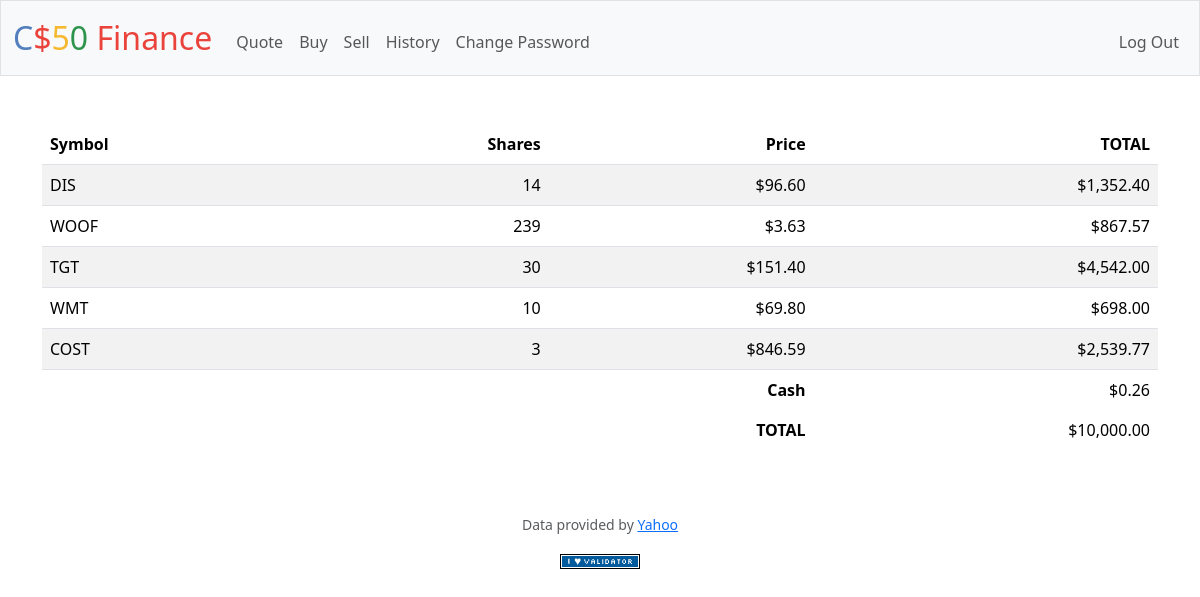
The app's page / (signed in) with its own data.
### tables this page shows
CREATE TABLE portfolio (
    id INTEGER PRIMARY KEY AUTOINCREMENT NOT NULL,
    user_id INTEGER NOT NULL,
    symbol TEXT NOT NULL,
    shares NUMERIC NOT NULL,
    price NUMERIC NOT NULL,
    total NUMERIC NOT NULL
);

### app.py (the view)
@app.route("/")
@login_required
def index():
    try:
        stocks, user_cash, total_account_value, _ = get_updated_stocks()
        return render_template("index.html", stocks=stocks, cash=user_cash, total=total_account_value,)
    except IndexError:
        return render_template("login.html")

### app.py (called while the page is built)
@app.after_request
def after_request(response):
    response.headers["Cache-Control"] = "no-cache, no-store, must-revalidate"
    response.headers["Expires"] = 0
    response.headers["Pragma"] = "no-cache"
    return response

### helpers.py (called while the page is built)
def login_required(f):
    @wraps(f)
    def decorated_function(*args, **kwargs):
        if session.get("user_id") is None:
            return redirect("/login")
        return f(*args, **kwargs)
    return decorated_function

def usd(value):
    return f"${value:,.2f}"

### templates/index.html (shortened to what this page needs)
{% extends "layout.html" %}
{% block main %}
        <table class="table table-striped">
            <thead>
                <tr>
                    <th class="text-start">Symbol</th>
                    <th class="text-end">Shares</th>
                    <th class="text-end">Price</th>
                    <th class="text-end">TOTAL</th>
                </tr>
            </thead>
            <tbody>
                {% for stock in stocks %}
                    <tr>
                        <td class="text-start">{{ stock.symbol }}</td>
                        <td class="text-end">{{ stock.shares }}</td>
                        <td class="text-end">{{ stock.price | usd }}</td>
                        <td class="text-end">{{ stock.total | usd }}</td>
                    </tr>
                {% endfor %}
            </tbody>
            <tfoot>
                <tr>
                    <td class="border-0 fw-bold text-end" colspan="3">Cash</td>
                    <td class="border-0 text-end">{{ cash | usd }}</td>
                </tr>
                <tr>
                    <td class="border-0 fw-bold text-end" colspan="3">TOTAL</td>
                    <td class="border-0 w-bold text-end" colspan="3">{{ total | usd}}</td>
                </tr>
            </tfoot>
        </table>
{% endblock %}

### templates/layout.html (shortened to what this page needs)
<!DOCTYPE html>
<html lang="en">
    <head>
        <link href="https://cdn.jsdelivr.net/npm/bootstrap@5.3.3/dist/css/bootstrap.min.css" rel="stylesheet">
        <link href="/static/styles.css" rel="stylesheet">
    </head>
    <body>
        <nav class="bg-light border navbar navbar-expand-md navbar-light">
            <div class="container-fluid">
                <a class="navbar-brand" href="/"><span class="blue">C</span><span class="red">$</span><span class="yellow">5</span><span class="green">0</span> <span class="red">Finance</span></a>
                <div class="collapse navbar-collapse" id="navbar">
                    {% if session["user_id"] %}
                        <ul class="navbar-nav me-auto mt-2">
                            <li class="nav-item"><a class="nav-link" href="/quote">Quote</a></li>
                            <li class="nav-item"><a class="nav-link" href="/buy">Buy</a></li>
                            <li class="nav-item"><a class="nav-link" href="/sell">Sell</a></li>
                            <li class="nav-item"><a class="nav-link" href="/history">History</a></li>
                            <li class="nav-item"><a class="nav-link" href="/change_password">Change Password</a></li>
                        </ul>
                        <ul class="navbar-nav ms-auto mt-2">
                            <li class="nav-item"><a class="nav-link" href="/logout">Log Out</a></li>
                        </ul>
                    {% else %}
                        <ul class="navbar-nav ms-auto mt-2">
                            <li class="nav-item"><a class="nav-link" href="/register">Register</a></li>
                            <li class="nav-item"><a class="nav-link" href="/login">Log In</a></li>
                        </ul>
                    {% endif %}
                </div>
            </div>
        </nav>
        <main class="container py-5 text-center">
            {% block main %}{% endblock %}
        </main>
        <footer class="mb-5">
            <p class="mb-3 small text-center text-muted">
                Data provided by <a href="https://finance.yahoo.com/">Yahoo</a>
            </p>
            <form action="https://validator.w3.org/check" class="text-center" enctype="multipart/form-data" method="post" target="_blank">
                <input alt="Validate" src="/static/I_heart_validator.png" type="image">
            </form>
        </footer>
    </body>
</html>

### static/styles.css (style rules this page uses)
nav .navbar-brand { font-size: xx-large; }
nav .navbar-brand .blue { color: #537fbe; }
nav .navbar-brand .red { color: #ea433b; }
nav .navbar-brand .yellow { color: #f5b82e; }
nav .navbar-brand .green { color: #2e944b; }

### records on screen
portfolio: symbol "DIS", shares "14", price "$96.60", total "$1,352.40"
portfolio: symbol "WOOF", shares "239", price "$3.63", total "$867.57"
portfolio: symbol "TGT", shares "30", price "$151.40", total "$4,542.00"
portfolio: symbol "WMT", shares "10", price "$69.80", total "$698.00"
portfolio: symbol "COST", shares "3", price "$846.59", total "$2,539.77"

### other values on screen
{{ cash | usd }} "$0.26"
{{ total | usd }} "$10,000.00"
